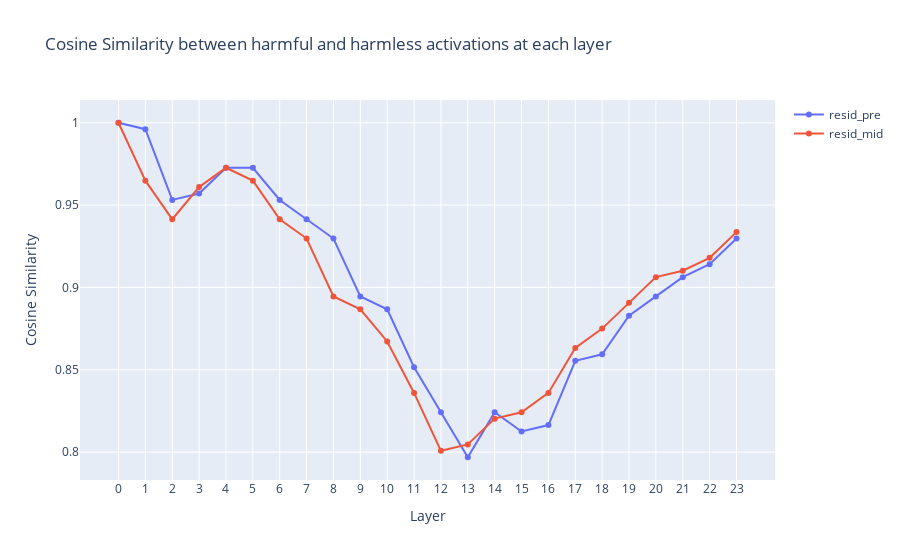
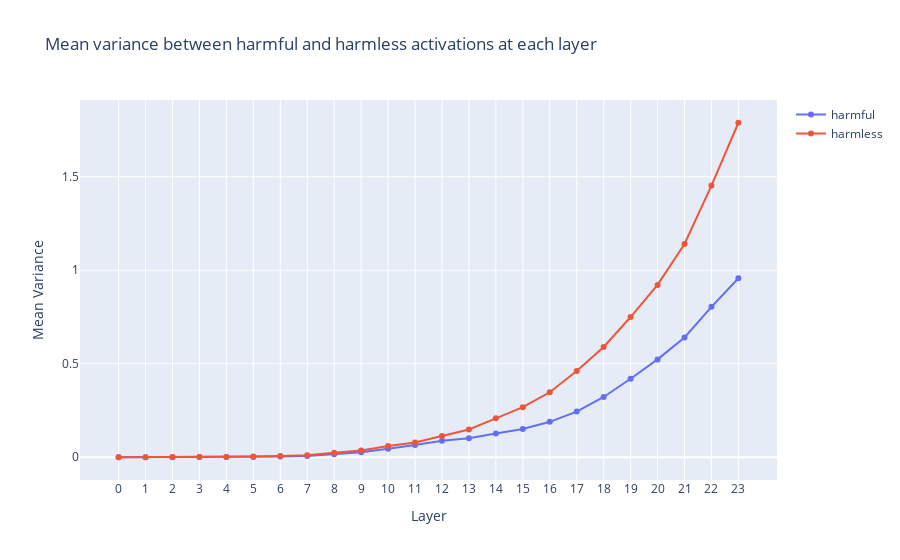
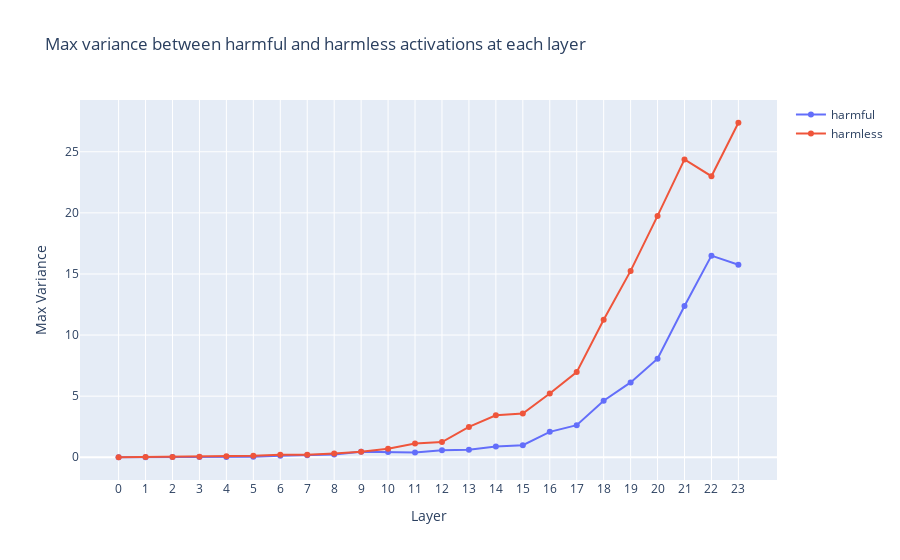

Notebook code for these charts, in order:
### Code cell
num_layers, num_act_modules, num_tokens = similarity_score.shape
chosen_layer, chosen_act_idx, chosen_pos = np.unravel_index(
    np.argmin(similarity_score, axis=None), similarity_score.shape
)
chosen_pos = -4

fig = go.Figure()
for i, module in enumerate(act_names):
    fig.add_trace(
        go.Scatter(
            x=list(range(num_layers)),
            y=similarity_score[:, i, chosen_pos],
            name=module,
            mode="lines+markers",
        )
    )

fig.update_layout(
    xaxis={"type": "category"},
    title="Cosine Similarity between harmful and harmless activations at each layer",
    xaxis_title="Layer",
    yaxis_title="Cosine Similarity",
)
fig.show()

fig = go.Figure()
fig.add_trace(
    go.Scatter(
        x=list(range(num_layers)),
        y=harmful_mean_var[:, chosen_act_idx, chosen_pos],
        name="harmful",
        mode="lines+markers",
    )
)
fig.add_trace(
    go.Scatter(
        x=list(range(num_layers)),
        y=harmless_mean_var[:, chosen_act_idx, chosen_pos],
        name="harmless",
        mode="lines+markers",
    )
)
fig.update_layout(
    xaxis={"type": "category"},
    title="Mean variance between harmful and harmless activations at each layer",
    xaxis_title="Layer",
    yaxis_title="Mean Variance",
)
fig.show()

fig = go.Figure()
fig.add_trace(
    go.Scatter(
        x=list(range(num_layers)),
        y=harmful_max_var[:, chosen_act_idx, chosen_pos],
        name="harmful",
        mode="lines+markers",
    )
)
fig.add_trace(
    go.Scatter(
        x=list(range(num_layers)),
        y=harmless_max_var[:, chosen_act_idx, chosen_pos],
        name="harmless",
        mode="lines+markers",
    )
)

fig.update_layout(
    xaxis={"type": "category"},
    title="Max variance between harmful and harmless activations at each layer",
    xaxis_title="Layer",
    yaxis_title="Max Variance",
)
fig.show()

print(
    f"Lowest cosine similarity at layer {chosen_layer}, module"
    f" {act_names[chosen_act_idx]}, position {chosen_pos}"
)

### Figure 1 — Plotly figure (JSON) as saved in the notebook; plotly's stock layout.template omitted (floating-point values rounded to 4 significant figures)
{"data": [{"mode": "lines+markers", "name": "resid_pre", "type": "scatter", "x": [0, 1, 2, 3, 4, 5, 6, 7, 8, 9, 10, 11, 12, 13, 14, 15, 16, 17, 18, 19, 20, 21, 22, 23], "y": [1, 0.9961, 0.9531, 0.957, 0.9727, 0.9727, 0.9531, 0.9414, 0.9297, 0.8945, 0.8867, 0.8516, 0.8242, 0.7969, 0.8242, 0.8125, 0.8164, 0.8555, 0.8594, 0.8828, 0.8945, 0.9062, 0.9141, 0.9297]}, {"mode": "lines+markers", "name": "resid_mid", "type": "scatter", "x": [0, 1, 2, 3, 4, 5, 6, 7, 8, 9, 10, 11, 12, 13, 14, 15, 16, 17, 18, 19, 20, 21, 22, 23], "y": [1, 0.9648, 0.9414, 0.9609, 0.9727, 0.9648, 0.9414, 0.9297, 0.8945, 0.8867, 0.8672, 0.8359, 0.8008, 0.8047, 0.8203, 0.8242, 0.8359, 0.8633, 0.875, 0.8906, 0.9062, 0.9102, 0.918, 0.9336]}], "layout": {"title": {"text": "Cosine Similarity between harmful and harmless activations at each layer"}, "xaxis": {"title": {"text": "Layer"}, "type": "category"}, "yaxis": {"title": {"text": "Cosine Similarity"}}}}

### Figure 2 — Plotly figure (JSON) as saved in the notebook; plotly's stock layout.template omitted (floating-point values rounded to 4 significant figures)
{"data": [{"mode": "lines+markers", "name": "harmful", "type": "scatter", "x": [0, 1, 2, 3, 4, 5, 6, 7, 8, 9, 10, 11, 12, 13, 14, 15, 16, 17, 18, 19, 20, 21, 22, 23], "y": [4.679e-06, 0.0001602, 0.0004292, 0.0007477, 0.0009613, 0.001968, 0.003937, 0.006989, 0.01636, 0.02673, 0.04565, 0.06494, 0.08838, 0.1011, 0.127, 0.1514, 0.1895, 0.2441, 0.3223, 0.4199, 0.5234, 0.6406, 0.8047, 0.957]}, {"mode": "lines+markers", "name": "harmless", "type": "scatter", "x": [0, 1, 2, 3, 4, 5, 6, 7, 8, 9, 10, 11, 12, 13, 14, 15, 16, 17, 18, 19, 20, 21, 22, 23], "y": [1.007e-05, 0.0002499, 0.0007439, 0.001366, 0.001831, 0.003525, 0.006409, 0.01013, 0.02429, 0.03662, 0.05957, 0.07861, 0.1138, 0.1484, 0.208, 0.2676, 0.3477, 0.4609, 0.5898, 0.75, 0.9219, 1.141, 1.453, 1.789]}], "layout": {"title": {"text": "Mean variance between harmful and harmless activations at each layer"}, "xaxis": {"title": {"text": "Layer"}, "type": "category"}, "yaxis": {"title": {"text": "Mean Variance"}}}}

### Figure 3 — Plotly figure (JSON) as saved in the notebook; plotly's stock layout.template omitted (floating-point values rounded to 4 significant figures)
{"data": [{"mode": "lines+markers", "name": "harmful", "type": "scatter", "x": [0, 1, 2, 3, 4, 5, 6, 7, 8, 9, 10, 11, 12, 13, 14, 15, 16, 17, 18, 19, 20, 21, 22, 23], "y": [0.001213, 0.00946, 0.02148, 0.02942, 0.02429, 0.04468, 0.1338, 0.1719, 0.2178, 0.457, 0.4336, 0.3906, 0.5664, 0.6094, 0.8828, 0.9844, 2.078, 2.625, 4.625, 6.125, 8.062, 12.38, 16.5, 15.75]}, {"mode": "lines+markers", "name": "harmless", "type": "scatter", "x": [0, 1, 2, 3, 4, 5, 6, 7, 8, 9, 10, 11, 12, 13, 14, 15, 16, 17, 18, 19, 20, 21, 22, 23], "y": [0.001785, 0.02148, 0.02417, 0.04883, 0.08008, 0.1167, 0.2158, 0.21, 0.3164, 0.4512, 0.6953, 1.117, 1.242, 2.484, 3.438, 3.578, 5.219, 6.969, 11.25, 15.25, 19.75, 24.38, 23, 27.38]}], "layout": {"title": {"text": "Max variance between harmful and harmless activations at each layer"}, "xaxis": {"title": {"text": "Layer"}, "type": "category"}, "yaxis": {"title": {"text": "Max Variance"}}}}
